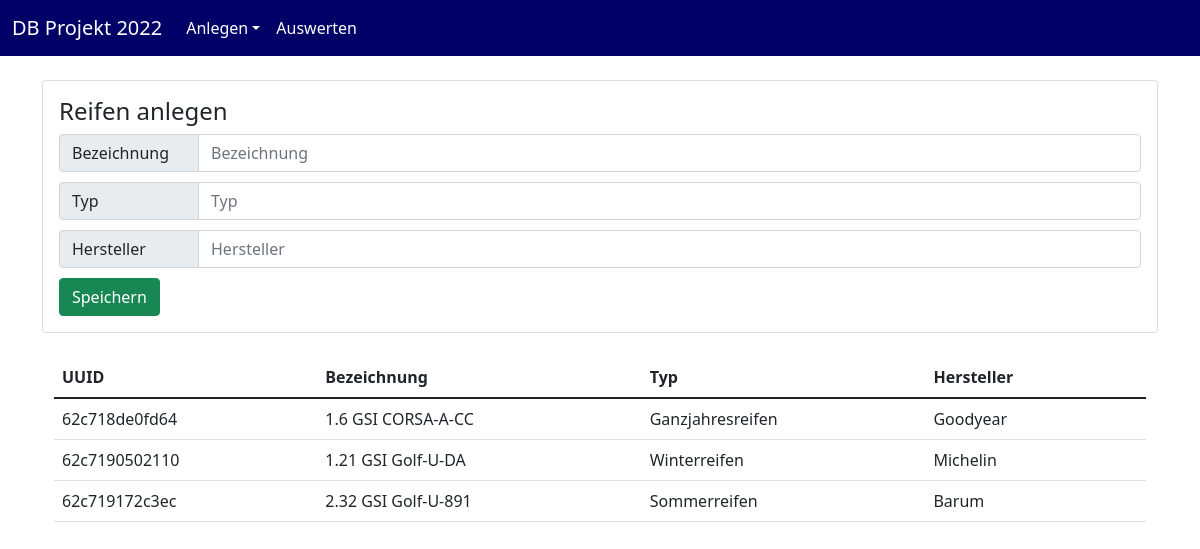
Screenshot of /createPages/createReifen.php with the database file from the repository.
### tables this page shows
CREATE TABLE `module_reifen` (
  `uuid_reifen` varchar(255) NOT NULL,
  `bezeichnung` varchar(255) DEFAULT NULL,
  `typ` varchar(255) DEFAULT NULL,
  `hersteller` varchar(255) DEFAULT NULL
);

### createPages/createReifen.php (the view, shortened to what this page needs)
<!DOCTYPE html>
<html lang="en">
<head>
    <link href="https://cdn.jsdelivr.net/npm/bootstrap@5.1.3/dist/css/bootstrap.min.css" rel="stylesheet">
</head>
<body>
<nav class="navbar navbar-expand-sm bg-primary navbar-dark" style="background-color: rgb(0,0,102)!important;">
    <div class="container-fluid">
        <a class="navbar-brand" href="/BS_DB_2022/index.php">DB Projekt 2022</a>
        <div class="collapse navbar-collapse" id="collapsibleNavbar">
            <ul class="navbar-nav">
                <li class="nav-item dropdown">
                    <a class="nav-link dropdown-toggle text-white" href="#" role="button" data-bs-toggle="dropdown">Anlegen</a>
                </li>
                <a class="nav-link text-white" href="/BS_DB_2022/auswertung.php" role="button">Auswerten</a>
            </ul>
        </div>
    </div>
</nav>
<br>
<div class="container">
    <div class="card card-body">
        <form action="/input/inputReifen.php" method="post">
            <h4 class="card-title">Reifen anlegen</h4>
            <div class="input-group" style="margin-bottom: 10px">
                <span class="input-group-text label">Bezeichnung</span>
                <input type="text" class="form-control" placeholder="Bezeichnung" name="bezeichnung">
            </div>
            <div class="input-group " style="margin-bottom: 10px">
                <span class="input-group-text label">Typ</span>
                <input type="text" class="form-control" placeholder="Typ" name="typ">
            </div>
            <div class="input-group " style="margin-bottom: 10px">
                <span class="input-group-text label">Hersteller</span>
                <input type="text" class="form-control" placeholder="Hersteller" name="hersteller">
            </div>
            <button class="btn btn-success" type="submit">Speichern</button>
        </form>
    </div>
    <br/>
    <div class="container">
    <table class="table">
        <thead>
        <tr>
            <th>UUID</th>
            <th>Bezeichnung</th>
            <th>Typ</th>
            <th>Hersteller</th>
        </tr>
        </thead>
        <tbody>
        <?php
        $servername = "localhost";
        $username = "software";
        $password = "GYdSQUW4fc0Dwh88";
        $dbname = "berufsschule_sql";
        $conn = new mysqli($servername, $username, $password, $dbname);
        $sql = "SELECT * FROM module_reifen";
        $result = $conn->query($sql);
        if ($result->num_rows > 0) {
            while ($row = $result->fetch_assoc()) {
                echo "<tr><td>" . $row["uuid_reifen"] . "</td><td>" . $row["bezeichnung"] . "</td><td>" . $row["typ"] . "</td><td>". $row["hersteller"] . "</td><td>" . "</td></tr>";
            }
        } else {
            echo "0 results";
        }
        ?>
        </tbody>
    </table>
    </div>
</div>
</body>
</html>

### createPages/createReifen.php (style rules this page uses)
.label { min-width: 140px; }

### rows the page displays
module_reifen: uuid_reifen "62c718de0fd64", bezeichnung "1.6 GSI CORSA-A-CC", typ "Ganzjahresreifen", hersteller "Goodyear"
module_reifen: uuid_reifen "62c7190502110", bezeichnung "1.21 GSI Golf-U-DA", typ "Winterreifen", hersteller "Michelin"
module_reifen: uuid_reifen "62c719172c3ec", bezeichnung "2.32 GSI Golf-U-891", typ "Sommerreifen", hersteller "Barum"
